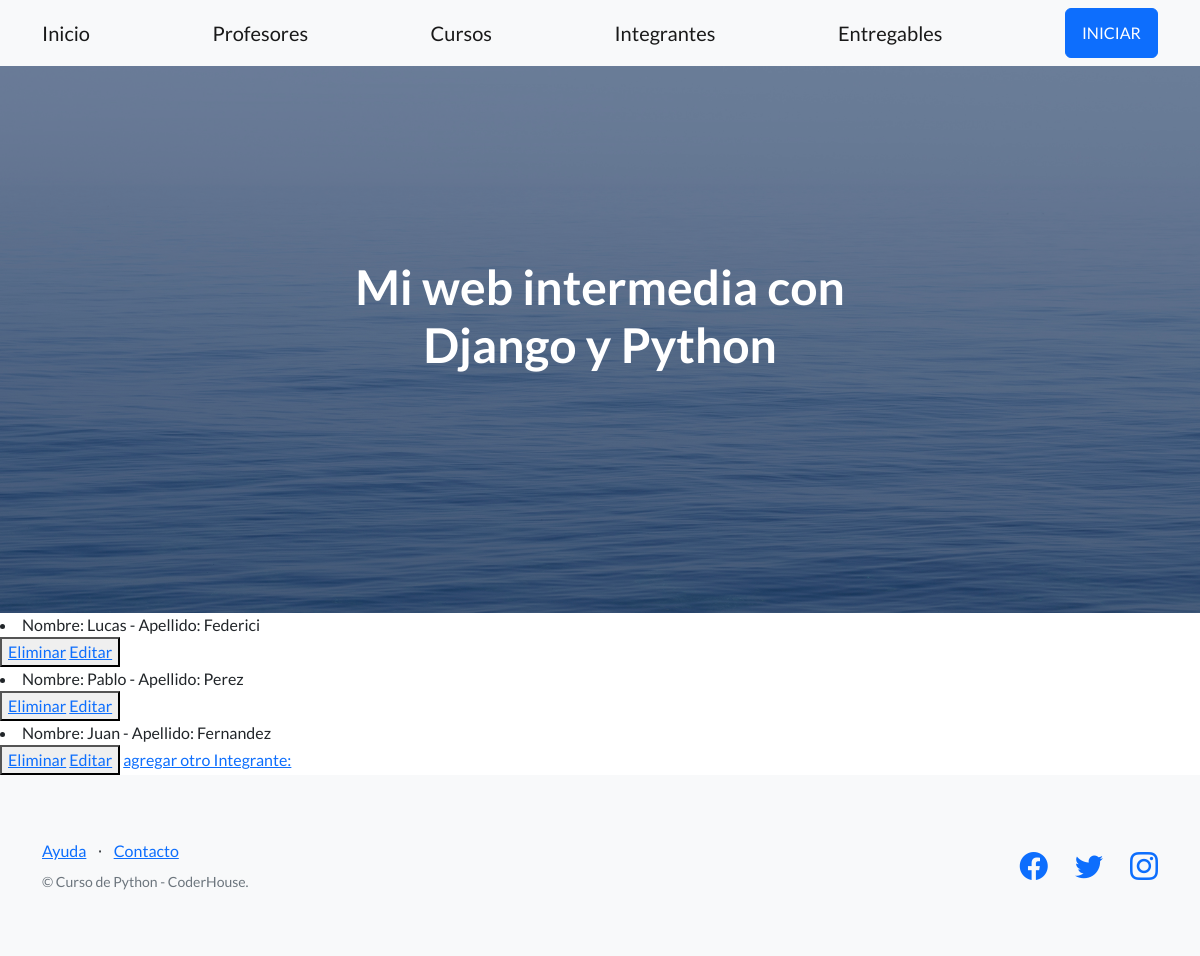
Page /Primer_app/leer_integrantes on the committed database.
### Primer_app/models.py (models this page shows)
class Integrantes(models.Model):
    nombre = models.CharField(max_length=30)
    apellido = models.CharField(max_length=30)
    def __str__(self):
        return f'Nombre: {self.nombre} - Apellido: {self.apellido}'

### Primer_app/views.py (the view)
# urls.py: path('leer_integrantes',views.leer_integrantes, name = "LeerIntegrantes"),
def leer_integrantes(request):
    integrantes = Integrantes.objects.all()
    contexto = {"integrante":integrantes}
    return render (request, "Primer_app/leer_integrantes.html",contexto)

### Primer_app/Templates/Primer_app/leer_integrantes.html
{% extends "Primer_app/Padre.html" %}
{% load static %}
{% block contenidoQueCambia %}
    {% for i in integrante %}
        <li>{{i}}</li>
        <button>
            <a href= "{% url 'primerApp:EliminarIntegrante' i.nombre %}">  Eliminar</a>
            <a href= "{% url 'primerApp:EditarIntegrante' i.nombre %}">  Editar</a>
        </button>
    {% endfor %}
    <a href="{% url 'primerApp:Integrantes'%}">agregar otro Integrante: </a>
{% endblock %}

### rows in the picture
Integrantes: nombre+apellido "Nombre: Lucas - Apellido: Federici"
Integrantes: nombre+apellido "Nombre: Pablo - Apellido: Perez"
Integrantes: nombre+apellido "Nombre: Juan - Apellido: Fernandez"
